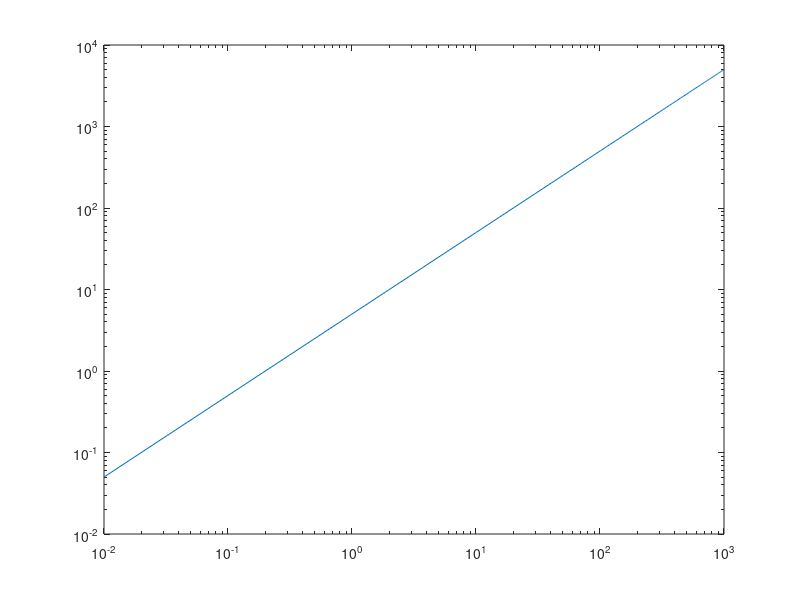

The MATLAB source for this figure: (Note: this script raises an error after producing the figure.)
clear

% y = a * x^b
% log(y) = log(a) + b * log(x)

a=5; %截距
b=1; %斜率

x = linspace(0.01,1000);
y = a*x.^b;

% b=100;
% x2 = linspace(20,10000);
% y2 = x2*0+b;

% x = pi*(0.01:0.01:10);
% 
% fun = @(x1) -cos(x1)./x1;
% ci2x = zeros(size(x));
% ci4x = zeros(size(x));
% for i=1:length(x)
%     ci2x(i) = integral(fun,2*x(i),Inf,'RelTol',1e-8,'AbsTol',1e-8);
% end
% for i=1:length(x)
%     ci4x(i) = integral(fun,4*x(i),Inf,'RelTol',1e-8,'AbsTol',1e-8);
% end
% 
% y = sqrt( 2/pi.* ( log(2) - (((sin(x)).^3)/(2.*(x.^2)) .*(sin(x)+4.*x.*cos(x))) + ...
%     ci2x - ci4x));

loglog(x,y)
hold on;
% loglog(x2,y2)
xline(sqrt(2))
xlabel('T')
ylabel('\sigma(T)')
text(10,10,'斜率 = 1')
grid on;



